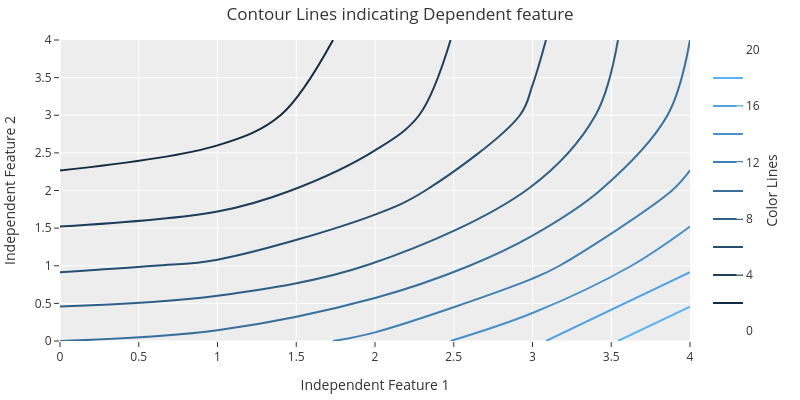

The cell this chart's notebook holds for it:
### Markdown cell above
#### Contour Lines

### Code cell
import plotly.graph_objects as go
from plotly.offline import download_plotlyjs, init_notebook_mode, plot, iplot
import cufflinks as cf
init_notebook_mode(connected=True)
cf.go_offline()
fig = go.Figure(data=
    go.Contour(
        z=[[10, 10.625, 12.5, 15.625, 20],
           [5.625, 6.25, 8.125, 11.25, 15.625],
           [2.5, 3.125, 5., 8.125, 12.5],
           [0.625, 1.25, 3.125, 6.25, 10.625],
           [0, 0.625, 2.5, 5.625, 10]],
        contours_coloring='lines',
        line_width=2,
        colorbar=dict(
            title=dict(
                text='Color Lines', side = 'right' ))
    )
)
fig.update_layout(
    title='Contour Lines indicating Dependent feature',
    xaxis_title='Independent Feature 1',
    yaxis_title='Independent Feature 2',
    width=800, height=400, template='ggplot2',
    margin=dict(l=10, r=10, t=40, b=20)
)
fig.show()

### Figure 1 — Plotly figure (JSON) as saved in the notebook; plotly's stock layout.template omitted (floating-point values rounded to 4 significant figures)
{"data": [{"colorbar": {"title": {"side": "right", "text": "Color Lines"}}, "contours": {"coloring": "lines"}, "line": {"width": 2}, "type": "contour", "z": [[10, 10.62, 12.5, 15.62, 20], [5.625, 6.25, 8.125, 11.25, 15.62], [2.5, 3.125, 5, 8.125, 12.5], [0.625, 1.25, 3.125, 6.25, 10.62], [0, 0.625, 2.5, 5.625, 10]]}], "layout": {"height": 400, "margin": {"b": 20, "l": 10, "r": 10, "t": 40}, "title": {"text": "Contour Lines indicating Dependent feature"}, "width": 800, "xaxis": {"title": {"text": "Independent Feature 1"}}, "yaxis": {"title": {"text": "Independent Feature 2"}}}}
